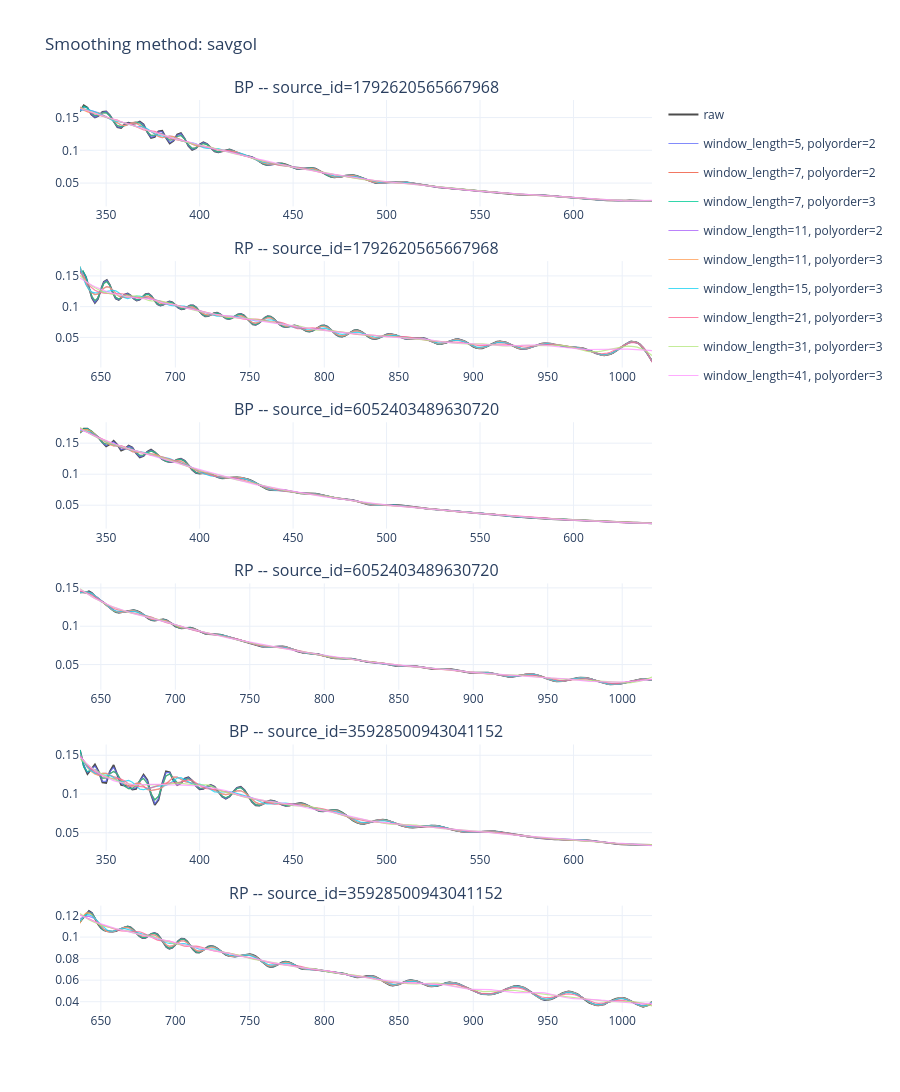
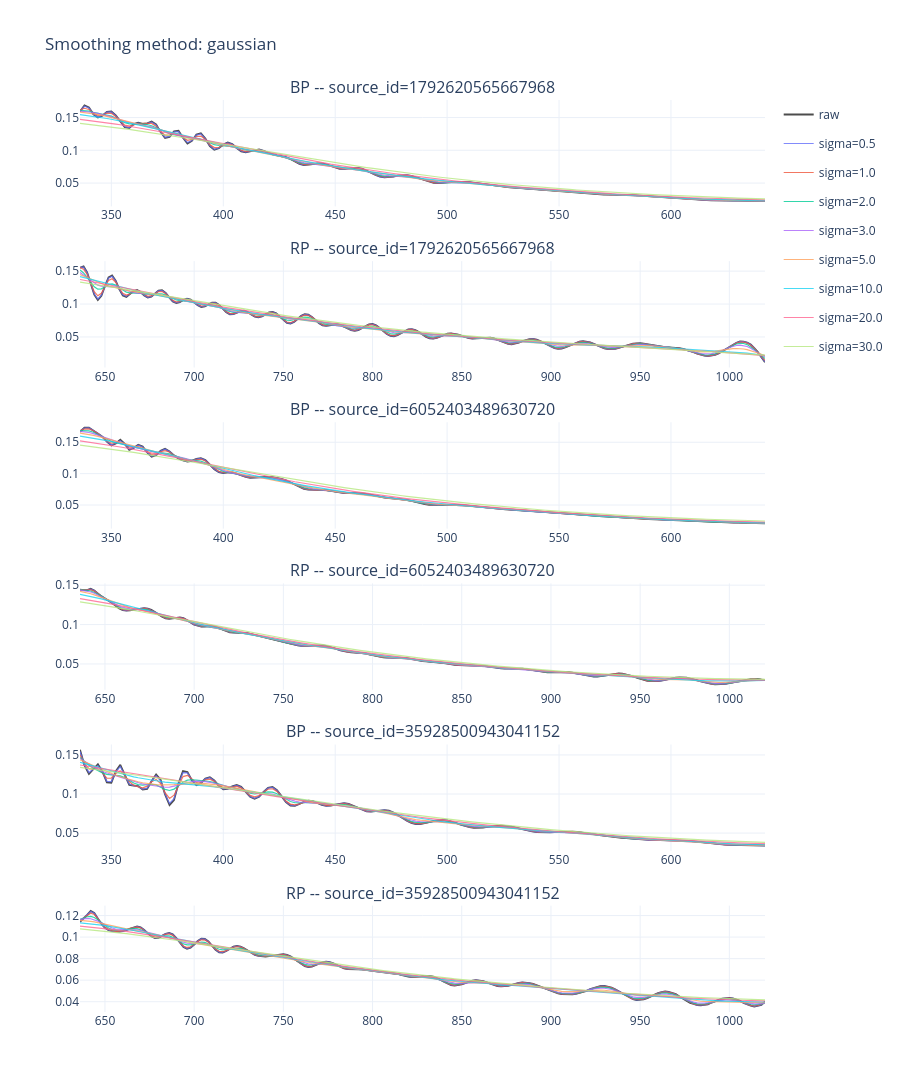
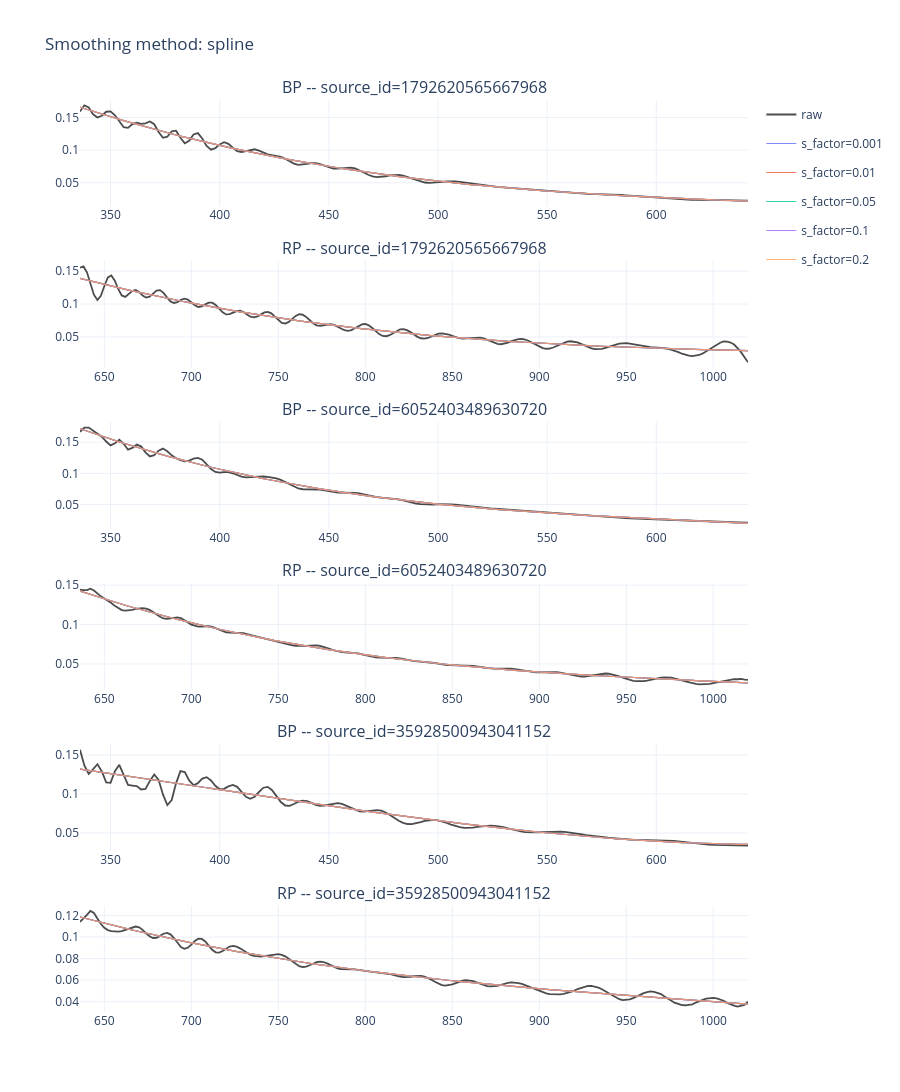

Source (notebook cell) for these figures, in order:
### Markdown cell above
### Step A: Visual comparison -- raw vs smoothed flux

For each smoothing method, overlay the raw spectrum and several parameter variants on a few example stars.

### Code cell
example_stars = preview_idx[:3]

for method, param_list in SMOOTHING_PARAMS.items():
    n_stars = len(example_stars)
    n_rows = n_stars * 2
    subplot_titles = []
    for star_idx in example_stars:
        for block, arm_label in [(bp, "BP"), (rp, "RP")]:
            subplot_titles.append(f"{arm_label} -- source_id={int(block.source_ids[star_idx])}")

    fig = make_subplots(rows=n_rows, cols=1, subplot_titles=subplot_titles, vertical_spacing=0.06)

    import plotly.express as px
    palette = px.colors.qualitative.Plotly
    param_colors = {}
    for i, params in enumerate(param_list):
        tag = ", ".join(f"{k}={v}" for k, v in params.items())
        param_colors[tag] = palette[i % len(palette)]

    for star_i, star_idx in enumerate(example_stars):
        for arm_i, (block, arm_label) in enumerate([(bp, "BP"), (rp, "RP")]):
            row = star_i * 2 + arm_i + 1
            raw_flux = block.flux[star_idx]
            show_legend = star_i == 0 and arm_i == 0

            fig.add_trace(go.Scatter(
                x=block.wavelengths, y=raw_flux,
                mode="lines", name="raw",
                line=dict(color="black", width=1.8),
                opacity=0.7, legendgroup="raw", showlegend=show_legend,
            ), row=row, col=1)

            for params in param_list:
                smoothed = step02.smooth_flux(raw_flux, method, **params)
                tag = ", ".join(f"{k}={v}" for k, v in params.items())
                fig.add_trace(go.Scatter(
                    x=block.wavelengths, y=smoothed,
                    mode="lines", name=tag,
                    line=dict(width=1.2, color=param_colors[tag]),
                    opacity=0.8, legendgroup=tag, showlegend=show_legend,
                ), row=row, col=1)

    fig.update_layout(
        title_text=f"Smoothing method: {method}",
        height=350 * n_rows,
        template="plotly_white",
    )
    fig.show()
